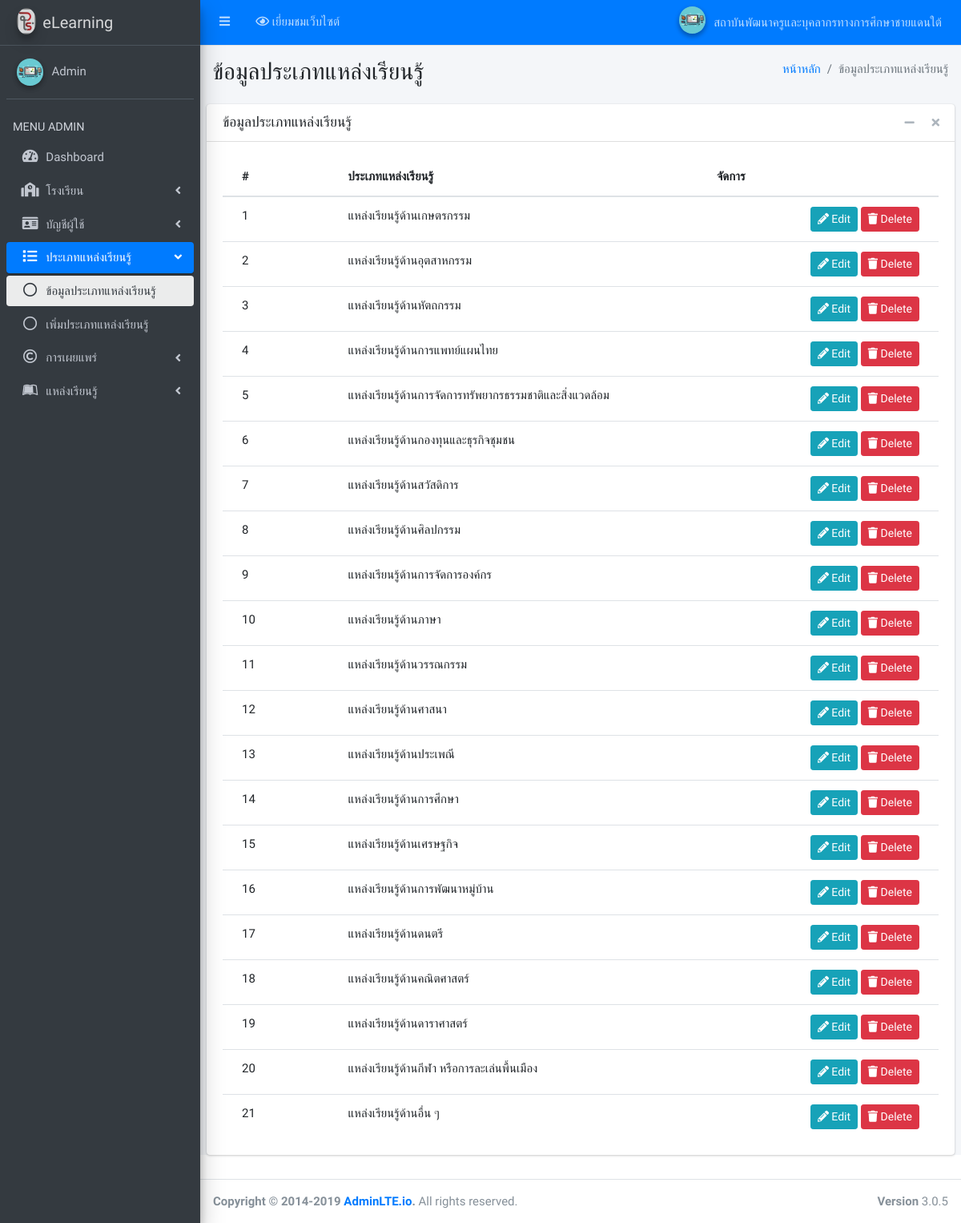
The app's page /backend/admin/?menu=learning_type (signed in) with its own data.
### tables this page shows
CREATE TABLE `tbl_learning_type` (
`learning_type_id` int(20) NOT NULL,
`learning_type_name` varchar(255) NOT NULL,
`created_at` timestamp NOT NULL DEFAULT current_timestamp(),
`updated_at` timestamp NULL DEFAULT NULL
);

### backend/admin/pages/learning_type/index.php (the view, shortened to what this page needs)
<div class="content-wrapper">
	<section class="content-header">
		<div class="container-fluid">
			<div class="row mb-2">
				<div class="col-sm-6">
					<h1>ข้อมูลประเภทแหล่งเรียนรู้</h1>
				</div>
				<div class="col-sm-6">
					<ol class="breadcrumb float-sm-right">
						<li class="breadcrumb-item"><a href="#">หน้าหลัก</a></li>
						<li class="breadcrumb-item active">ข้อมูลประเภทแหล่งเรียนรู้</li>
					</ol>
				</div>
			</div>
		</div>
	</section>
	<section class="content">
		<div class="card">
			<div class="card-header">
				<h3 class="card-title">ข้อมูลประเภทแหล่งเรียนรู้</h3>
				<div class="card-tools">
					<button type="button" class="btn btn-tool" data-card-widget="collapse" data-toggle="tooltip" title="Collapse">
						<i class="fas fa-minus"></i></button>
						<button type="button" class="btn btn-tool" data-card-widget="remove" data-toggle="tooltip" title="Remove">
							<i class="fas fa-times"></i></button>
						</div>
					</div>
					<div class="card-body table-responsive p-0">
						<div class="card-body">
							<table class="table table-hover text-nowrap" id="dataTable">
								<thead>
									<tr>
										<th style="width: 10%">
											#
										</th>
										<th style="width: 20%">
											ประเภทแหล่งเรียนรู้
										</th>
										<th style="width: 20%">
											จัดการ
										</th>
									</tr>
								</thead>
								<tbody>
									<?php
									$i=0;
									$sql = "SELECT * FROM tbl_learning_type";
									$result = $conn->query($sql);
									while($row = $result->fetch_assoc()) {
										$i++;
										?>
										<tr>
											<td>
												<?php echo $i; ?>
											</td>
											<td>
												<a>
													<?php echo $row['learning_type_name']; ?>
												</a>
											</td>
											<td class="project-actions text-right">
              <a class="btn btn-info btn-sm" href="?menu=learning_type-edit&learning_type_id=<?php echo $row['learning_type_id']; ?>">
              	<i class="fas fa-pencil-alt">
              	</i>
              	Edit
              </a>
              <a class="btn btn-danger btn-sm" href="?menu=learning_type&Action=del&learning_type_id=<?php echo $row['learning_type_id']; ?>" onclick="return confirm('คุณต้องการลบใช่หรือไม่ ?');" >
              	<i class="fas fa-trash">
              	</i>
              	Delete
              </a>
          </td>
      </tr>
  <?php } ?>
</tbody>
</table>
</div>
</div>
</div>
</section>
</div>

### backend/admin/layouts/head.php (style rules this page uses)
body { font-family: 'K2D', sans-serif !important; font-size: 15px !important; }

### records on screen
tbl_learning_type: learning_type_name "แหล่งเรียนรู้ด้านเกษตรกรรม"
tbl_learning_type: learning_type_name "แหล่งเรียนรู้ด้านอุตสาหกรรม"
tbl_learning_type: learning_type_name "แหล่งเรียนรู้ด้านหัตถกรรม"
tbl_learning_type: learning_type_name "แหล่งเรียนรู้ด้านการแพทย์แผนไทย"
tbl_learning_type: learning_type_name "แหล่งเรียนรู้ด้านการจัดการทรัพยากรธรรมชาติและสิ่งแวดล้อม"
tbl_learning_type: learning_type_name "แหล่งเรียนรู้ด้านกองทุนและธุรกิจชุมชน"
tbl_learning_type: learning_type_name "แหล่งเรียนรู้ด้านสวัสดิการ"
tbl_learning_type: learning_type_name "แหล่งเรียนรู้ด้านศิลปกรรม"
tbl_learning_type: learning_type_name "แหล่งเรียนรู้ด้านการจัดการองค์กร"
tbl_learning_type: learning_type_name "แหล่งเรียนรู้ด้านภาษา"
tbl_learning_type: learning_type_name "แหล่งเรียนรู้ด้านวรรณกรรม"
tbl_learning_type: learning_type_name "แหล่งเรียนรู้ด้านศาสนา"
tbl_learning_type: learning_type_name "แหล่งเรียนรู้ด้านประเพณี"
tbl_learning_type: learning_type_name "แหล่งเรียนรู้ด้านการศึกษา"
tbl_learning_type: learning_type_name "แหล่งเรียนรู้ด้านเศรษฐกิจ"
tbl_learning_type: learning_type_name "แหล่งเรียนรู้ด้านการพัฒนาหมู่บ้าน"
tbl_learning_type: learning_type_name "แหล่งเรียนรู้ด้านดนตรี"
tbl_learning_type: learning_type_name "แหล่งเรียนรู้ด้านคณิตศาสตร์"
tbl_learning_type: learning_type_name "แหล่งเรียนรู้ด้านดาราศาสตร์"
tbl_learning_type: learning_type_name "แหล่งเรียนรู้ด้านกีฬา หรือการละเล่นพื้นเมือง"
tbl_learning_type: learning_type_name "แหล่งเรียนรู้ด้านอื่น ๆ"

### other values on screen
$_SESSION['school_name_th'] "สถาบันพัฒนาครูและบุคลากรทางการศึกษาชายแดนใต้"
$_SESSION['login'] "Admin"
